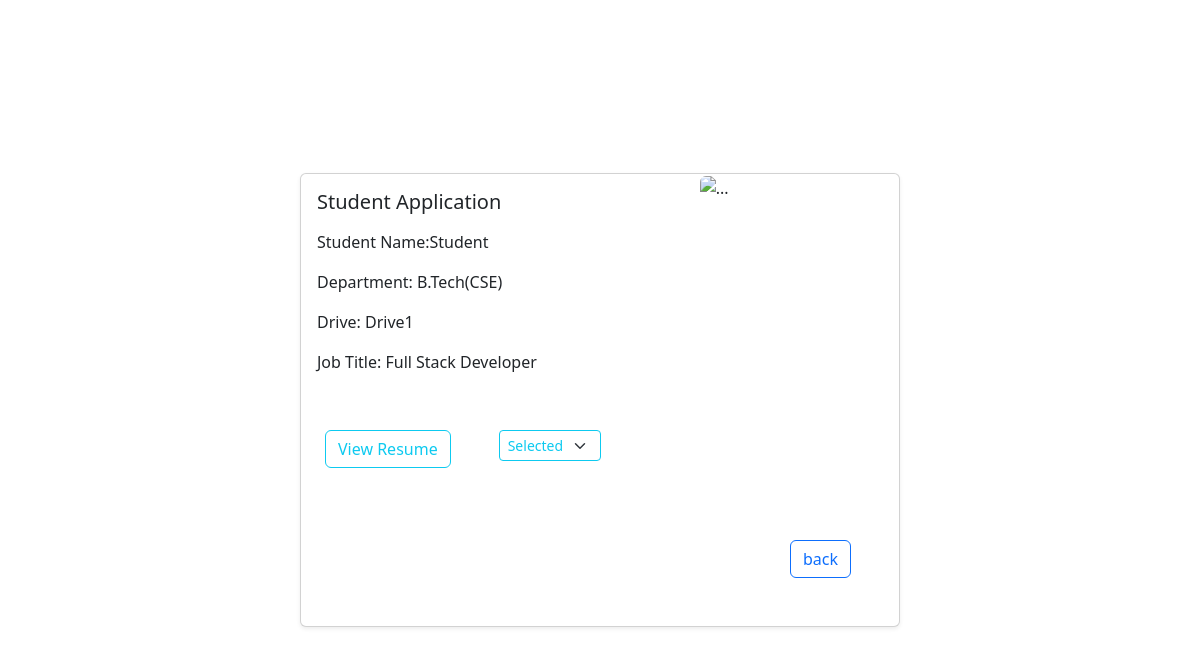
The app's page /action/1 with its own data.
### application/models.py (models this page shows)
class Student(db.Model):
    id = db.Column(db.Integer, primary_key=True)
    user_id = db.Column(db.Integer, db.ForeignKey("user.id"), unique=True, nullable=False)
    name = db.Column(db.String(), nullable=False)
    email = db.Column(db.String(), unique=True, nullable=False)
    department = db.Column(db.String(),nullable=False)
    resume = db.Column(db.String(), nullable=True)
    approval_status = db.Column(db.String(), nullable=False, default="approve")
    applications = db.relationship("Application", backref="student")

class Drive(db.Model):
    id = db.Column(db.Integer, primary_key=True)
    company_id = db.Column(db.Integer, db.ForeignKey("company.id"), nullable=False)
    name=db.Column(db.String(), nullable=False)
    job_title = db.Column(db.String(), nullable=False)
    job_description = db.Column(db.Text,nullable=False)
    eligible_criteria = db.Column(db.Text,nullable=False)
    application_deadline = db.Column(db.String(), nullable=False)
    status = db.Column(db.String(), nullable=False, default="ongoing")
    salary = db.Column(db.String(),nullable=False)
    location = db.Column(db.String(), nullable=False)
    applications = db.relationship("Application", backref="drive")

class Application(db.Model):
    id = db.Column(db.Integer, primary_key=True)
    student_id = db.Column(db.Integer, db.ForeignKey("student.id"), nullable=False)
    drive_id = db.Column(db.Integer, db.ForeignKey("drive.id"), nullable=False)
    company_id = db.Column(db.Integer, db.ForeignKey("company.id"), nullable=False)
    application_date = db.Column(db.Date)
    status = db.Column(db.String(), nullable=False, default="Applied")

### application/controllers.py (the view)
@app.route("/action/<int:id>",methods=["GET","POSt"])
def action(id):
    application=Application.query.filter_by(id=id).first()
    if application.student.approval_status=="blacklist":
        return render_template("wait_student.html", user=application.student)
    if application.company.approval_status=="blacklist":
        return render_template("wait_company.html", user=application.company)
    if request.method=="POST":
        status=request.form.get("status")
        application.status=status
        db.session.add(application)
        db.session.commit()
        return redirect(f"/company_view_details/{application.drive.id}")
    return render_template("review_application.html",application=application)

### templates/review_application.html (shortened to what this page needs)
<!DOCTYPE html>
<html lang="en">
<head>
  <link href="https://cdn.jsdelivr.net/npm/bootstrap@5.3.8/dist/css/bootstrap.min.css" rel="stylesheet"
 />
</head>
<body>
  <div class="container mt-4">
    <div class="card mb-3 shadow-sm position-absolute top-50 start-50 translate-middle">
      <div class="row g-0">
        <div class="col-md-8">
          <div class="card-body">
            <h5 class="card-title mb-3">Student Application</h5>
            <p class="card-title mb-3">Student Name:{{application.student.name}}</p>
            <p class="card-title mb-3"> Department: {{application.student.department}}</p>
            <p class="card-title mb-3"> Drive: {{application.drive.name}}</p>
            <p class="card-title mb-3"> Job Title: {{application.drive.job_title}}</p>
          </div>
        </div>
        <div class="col-md-4">
          <img src="https://thumbs.dreamstime.com/b/student-icon-vector-graduation-mortar-board-school-college-university-glyph-pictogram-male-person-profile-avatar-108392101.jpg" class="img-fluid rounded-start" alt="...">
        </div>
        <div class=" d-flex gap-5 m-4">
         <a href="{{ url_for('view_resume', filename=application.student.resume) }}" class="btn btn-outline-info" target="_blank">
    View Resume
</a>
          <form action="/action/{{application.id}}" method="post">
            <select name="status" class="form-select form-select-sm border-info text-info">
              <option value="Selected" {% if application.status=="Selected" %}selected{% endif %}>Selected</option>
            </select>
        </div>
        <div class="col d-flex justify-content-end">
          <input type="submit" class="btn btn-outline-primary m-5" value="back">
        </div>
      </div>
    </div>
  </div>
</body>
</html>

### records on screen
Student: student.name "Student", student.department "B.Tech(CSE)"
Drive: drive.name "Drive1", drive.job_title "Full Stack Developer"
Application: status "Selected"
